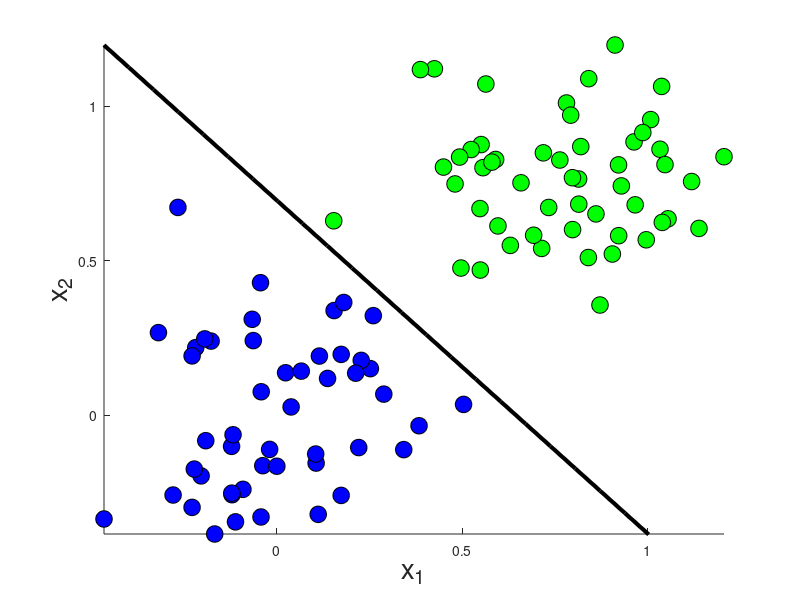
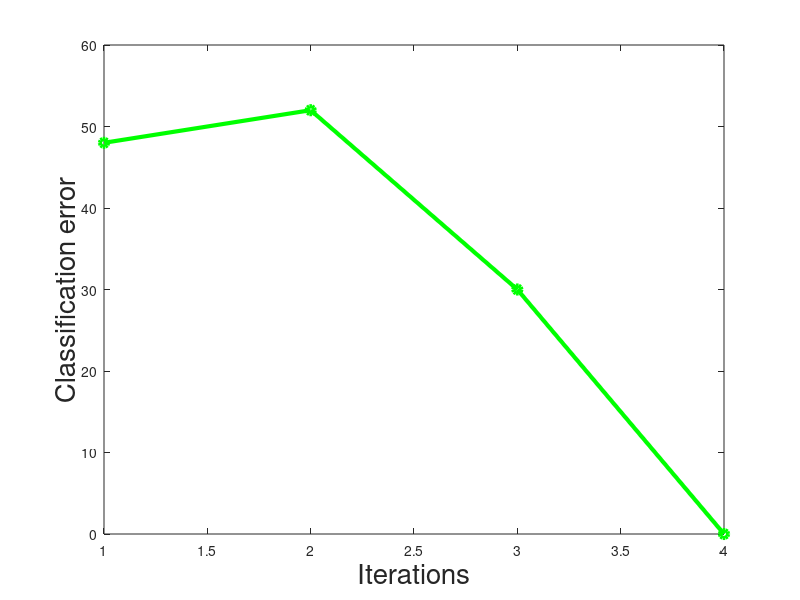

Reproduce these figures in MATLAB, in order.
% Implements a perceptron online/batch update rule for learning a linear
% threshold boundary between two classes

% Inputs and parameters to be defined by user
rule = 1;      % 1 : implements perceptron batch update rule (updates on all
               % misclassified training samples at one go
               % 2 : implements perceptron online rule (updates only when a sample is misclassified)      
maxepoch = 50; 
eta = 0.1;     % Learning rate
randflag = 1;  % 1 : randomize order of training samples (for online rule)


% Load data
% trainx : Training data (Samples x dimensions)
% Ytrain : Training labels (Samples x no. of classes) e.g. [1 0] --> class 1
% crossx : Cross-validation data (Samples x dimensions)
% Ycross : Test labels (Samples x no. of classes) e.g. [1 0] --> class 1
% Two datasets available: 
% data_lin_sep: linearly separable data (2 clusters)
% data_nonlin_sep : non-linearly separable data (4 clusters)

load data_lin_sep
[N, D] = size(trainx);
x1 = trainx(Ytrain(:, 1) == 1,:);  % class 1 samples
x2 = trainx(Ytrain(:, 2) == 1,:);  % class 2 samples
[N1, ~] = size(x1); [N2, ~] = size(x2);


% Invert all training samples belonging to class 2
x2 = - x2;

% Initial augmented weight vector
a = 0.1*ones(1, (D+1)); 

% Augmented feature vectors
x1 = [ones(N1,1) x1];
x2 = [ - ones(N2,1) x2];
X = [x1; x2];

%Initialization
costvec = [];
errorvec = [];
epoch = 1;
I = 1:N;


while (epoch <= maxepoch)
    
    switch rule
        
        case 1
    
            % Check for misclassified samples
            b = sum(a.*X, 2);
            cost = - sum(b(b<0));
            misclassified = sum(X(b<0, :));
            errorvec = [errorvec (length(find(b<0))*100)/N];
            
            % Update weights
            a = a + eta * misclassified;
            
            
        case 2
            
            if randflag == 1
                I = randperm(N);
            end
            misclassified = 0;
            cost = 0;
            err = 0;
            
            % Take training samples one by one
            for i = 1:N
                x = X(I(i), :);
                b = a*x';
                
                % Update only when a sample is misclassified
                a = a + eta*x*(b<0);
                misclassified = misclassified + x*(b<0);
                cost = cost - b*(b<0);
                err = err + (b<0);
            end
            
            errorvec = [errorvec (err*100)/N];
            
    end
    
    costvec = [costvec cost];
    epoch = epoch + 1;
    
    if sum(misclassified) == 0
        break;
    end
    
end


% Plot training samples along with the classification boundary (only for
% 2D data)
if D == 2
    figure; hold on
    plot(trainx(Ytrain(:, 1) == 1, 1), trainx(Ytrain(:, 1) == 1, 2), 'og', 'MarkerFaceColor', 'g', 'MarkerSize', 12, 'MarkerEdgeColor', 'k');
    plot(trainx(Ytrain(:, 2) == 1, 1), trainx(Ytrain(:, 2) == 1, 2), 'ob', 'MarkerFaceColor', 'b', 'MarkerSize', 12, 'MarkerEdgeColor', 'k');
    xlabel('x_1', 'FontSize', 20); ylabel('x_2', 'FontSize', 20);
    xmin = min(trainx(:,1)); xmax = max(trainx(:,1));
    ymin = min(trainx(:,2)); ymax = max(trainx(:,2));
    x = xmin : (xmax-xmin)/25 : xmax;
    for i = 1:length(x)
        y(1,i) = -(a(1) + a(2)*x(1,i))/a(3);
    end
    plot(x, y, 'k-', 'LineWidth', 3); 
    axis([xmin xmax ymin ymax]);
    hold off
else
   error('Cannot plot classification boundary for dimension greater than 2'); 
end

%Plot classification error vs iterations
figure;
plot(errorvec, '-og', 'LineWidth', 3);
xlabel('Iterations', 'FontSize', 20); ylabel('Classification error', 'FontSize', 20);


% Test phase
[Ntest, D1] = size(crossx);
if D ~= D1
    error('Dimensions of training and test data are not same');
end

crossx = [ones(Ntest,1) crossx];
Ypred = zeros(Ntest, 2);
inference = sum(a.*crossx, 2);
Ypred(inference > 0, 1) = 1;
Ypred(inference < 0, 2) = 1;

class_err = (sum(abs(Ycross(:,1) - Ypred(:,1)))*100) / Ntest;